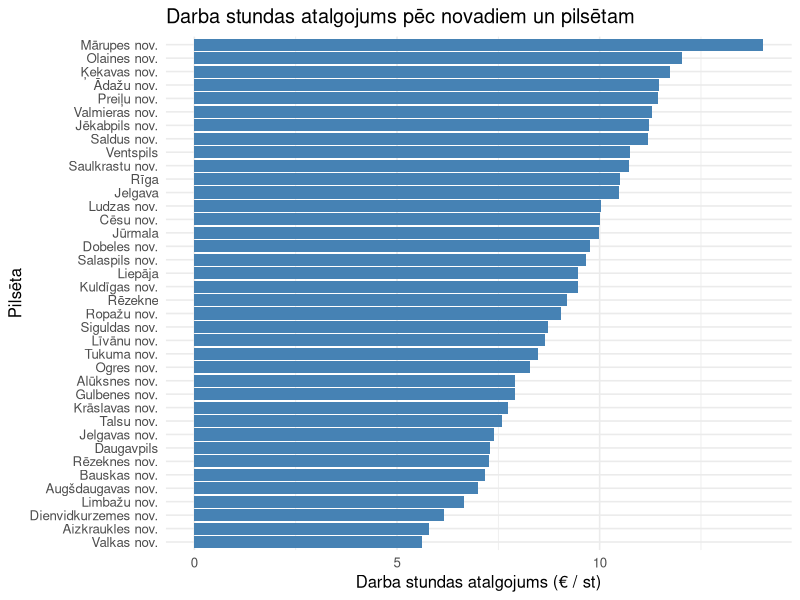
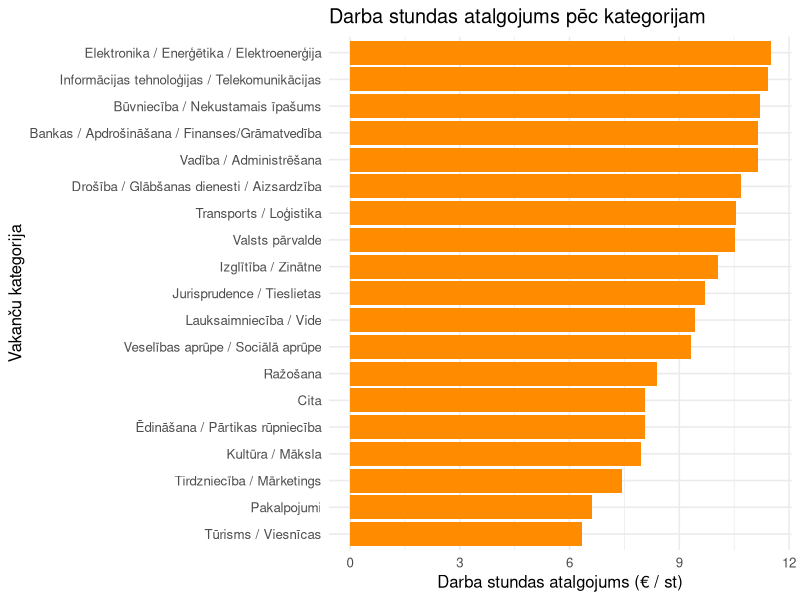

The R source for these figures, in order:
library(dplyr)

# Load dataset
vakances <- read.csv("vakances-2026-01-18.csv", stringsAsFactors = FALSE)

View(vakances)

# Remove 'Attels' and 'Vakances_paplasinats_apraksts' columns
vakances <- vakances %>%
  select(-Attels, -Vakances_paplasinats_apraksts)


# Fill Darba_stundas_nedela = 40
# if full-time and normal working hours
vakances <- vakances %>%
  mutate(
    Darba_stundas_nedela = ifelse(
      is.na(Darba_stundas_nedela) &
        Slodzes_tips == "Viena vesela slodze" &
        Darba_laika_veids == "Normālais darba laiks",
      40,
      Darba_stundas_nedela
    )
  )

# If Alga_lidz < 20, set Darba_stundas_nedela = 1
vakances <- vakances %>%
  mutate(
    Darba_stundas_nedela = ifelse(
      Alga_lidz < 20,
      1,
      Darba_stundas_nedela
    )
  )

# Remove rows with NA
vakances <- na.omit(vakances)

# Remove rows with empty strings
vakances <- vakances[!apply(vakances == "", 1, any), ]

# Filter out unrealistic working hours (0–60)
vakances <- vakances %>% filter(Darba_stundas_nedela > 0 & Darba_stundas_nedela <= 60)

# Create hourly wage variable
vakances <- vakances %>%
  mutate(
    Alga_stunda = ifelse(
      Alga_lidz < 20 & Darba_stundas_nedela == 1,
      Alga_lidz,
      Alga_lidz / (Darba_stundas_nedela * 4.33)
    )
  )

# Remove extreme hourly wages (top 1%)
upper_limit <- quantile(vakances$Alga_stunda, 0.99)
vakances <- vakances %>% filter(Alga_stunda < upper_limit)

vakances$Pilseta <- sapply(vakances$Vieta, function(x) {
  pilseta <- trimws(tail(unlist(strsplit(x, ",")), 1))
  pilseta <- gsub("\\d+.*", "", pilseta)  # make sure home numbers (like 1A) are not in the way
  pilseta <- trimws(pilseta)
  if(pilseta == "") return(NA)  # replace empty ones with NA to remove later
  return(pilseta)
})

# Remove NA
vakances <- vakances %>% filter(!is.na(Pilseta))

# Convert as a factor
vakances$Pilseta <- as.factor(vakances$Pilseta)

# Build the model
salary_hour_model_final <- lm(Alga_stunda ~
                                Vakances_kategorija +
                                Slodzes_tips +
                                Darba_laika_veids +
                                Pilseta +
                                Darba_stundas_nedela,
                              data = vakances)

summary(salary_hour_model_final)


library(ggplot2)

# Average working hour rate by city
city_salary <- vakances %>%
  group_by(Pilseta) %>%
  summarise(mean_salary = mean(Alga_stunda), .groups = "drop") %>%
  arrange(desc(mean_salary))

ggplot(city_salary, aes(x = reorder(Pilseta, mean_salary), y = mean_salary)) +
  geom_bar(stat = "identity", fill = "steelblue") +
  coord_flip() + 
  labs(title = "Darba stundas atalgojums pēc novadiem un pilsētam",
       x = "Pilsēta",
       y = "Darba stundas atalgojums (€ / st)") +
  theme_minimal(base_size = 12)

# Average working hour rate per category
category_salary <- vakances %>%
  group_by(Vakances_kategorija) %>%
  summarise(mean_salary = mean(Alga_stunda), .groups = "drop") %>%
  arrange(desc(mean_salary))

ggplot(category_salary, aes(x = reorder(Vakances_kategorija, mean_salary), y = mean_salary)) +
  geom_bar(stat = "identity", fill = "darkorange") +
  coord_flip() +
  labs(title = "Darba stundas atalgojums pēc kategorijam",
       x = "Vakanču kategorija",
       y = "Darba stundas atalgojums (€ / st)") +
  theme_minimal(base_size = 12)